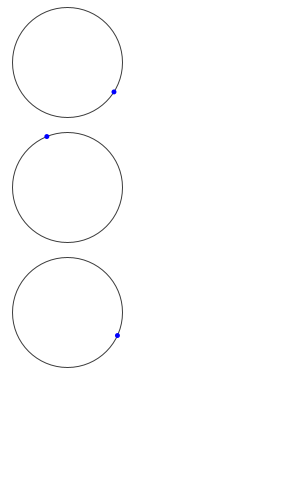
Frame 1 (no input)
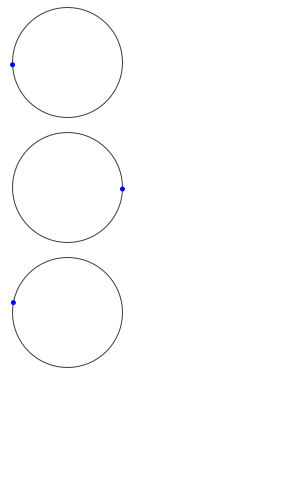
Frame 60 (the mouse pressed at the canvas centre just before this capture)
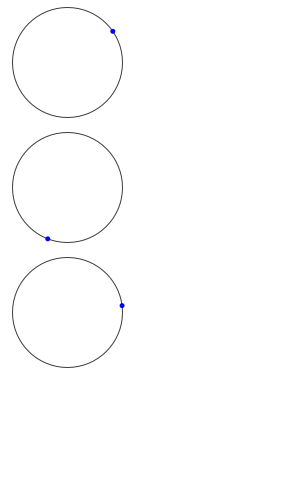
Frame 120 (the mouse held since frame 60 and released just before this capture)

The Processing sketch that drew these frames (run headless with seeded random() and noise(); from frame 60 on, the mouse is pressed at the canvas centre):

// Processing sketch: phaseshift_q
// ── phaseshift_q.pde
Cycle a;
Cycle b;
Cycle c;
Cycle d;

float cycle = 0;

void setup() {
  size(300, 500);
  a = new Cycle(125/2.0+5, 0.5*125.0, 110);
  b = new Cycle(125/2.0+5, 1.5*125.0, 110);
  c = new Cycle(125/2.0+5, 2.5*125.0, 110);
//  d = new Cycle(125/2.0+10, 1.5*125.0+15, 100);
}

void draw() {
  background(255);
  a.display();
  b.display();
  c.display();
  cycle += 0.01;
}

class Cycle {
  PVector v;
  float size;
  float radius;
  
  float velocity;
  Movi mm;
  
  Cycle(float x, float y, float s) {
     this.v = new PVector(x, y);
     this.size = s;
     this.radius = this.size/2.0;
     
     int[] d = {-1,1};
     int direction = d[int(random(d.length))];
     this.velocity = random(3, 8) * direction;
     float rangle = random(0, TWO_PI);
     
     float mmx = this.v.x + this.radius * cos(rangle);
     float mmy = this.v.y + this.radius * sin(rangle);
     this.mm = new Movi(mmx, mmy, rangle);
  }
  
  void display() {
     noFill();
     stroke(60,60,60);
     ellipse(this.v.x, this.v.y, this.size, this.size);
     this.mm.v.set(this.v.x + this.radius * cos(this.velocity*(this.mm.offset + cycle)),
                   this.v.y + this.radius * sin(this.velocity*(this.mm.offset + cycle)));
     this.mm.display();
  }
}

class Movi {
  PVector v;
  float offset;
  float velocity;
  
  Movi (float x, float y, float o) {
    this.v = new PVector(x, y);
    this.offset = o;
  }
  
  void display() {
    noStroke();
    fill(0,0,255);
    ellipse(this.v.x, this.v.y, 5, 5);
  }
}
